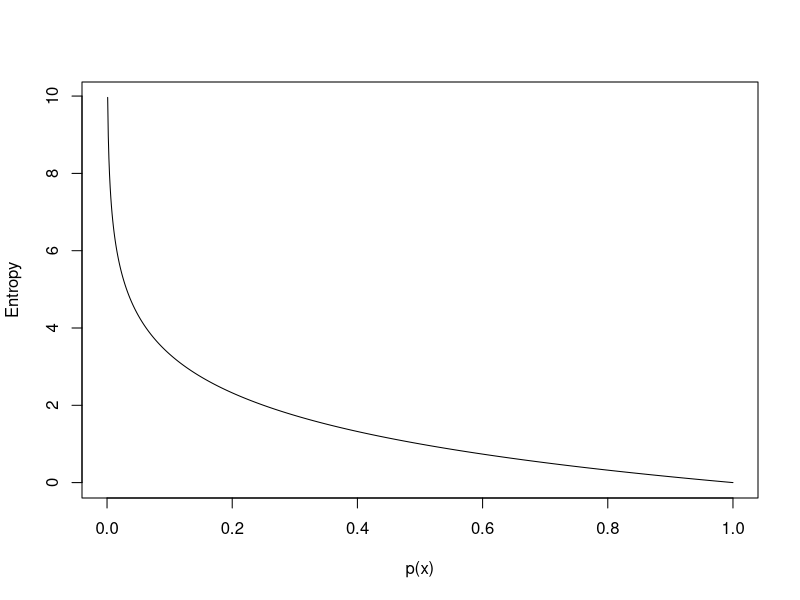

Write the R code that produced this figure.
## ---- chunk 1
entropy <- function(x_i){-log2(x_i)} # Describe or remove

plot(x = seq(0, 1, by = 0.001), y=entropy((0:1000)/1000), type='l', xlab="p(x)", ylab="Entropy")
